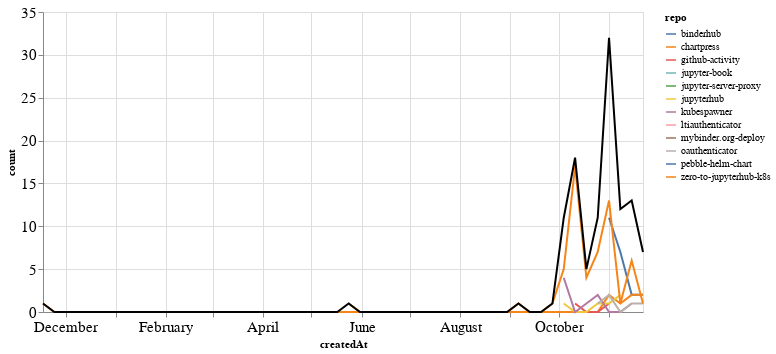

Here is the notebook cell this chart was saved with:
### Markdown cell above
## PRs

### Code cell
prs_time = prs.groupby('repo').resample('W', on='createdAt').count()['author'].reset_index()
prs_time = prs_time.rename(columns={'author': 'count'})
prs_time_total = prs_time.groupby('createdAt').agg({"count": "sum"}).reset_index()

ch1 = alt.Chart(prs_time, width=600).mark_line().encode(
    x='createdAt',
    y='count',
    color='repo',
    tooltip="repo"
)

ch2 = alt.Chart(prs_time_total, width=600).mark_line(color="black").encode(
    x='createdAt',
    y='count',
)

ch1 + ch2

### Figure 1 — Vega-Lite specification as saved in the notebook (floating-point values rounded to 4 significant figures)
{"config": {"axisLeft": {"labelFontSize": 15}, "axisBottom": {"labelFontSize": 15}}, "layer": [{"data": {"name": "data-ed14489e317b84ed5ccae8e58d03bd95"}, "mark": "line", "encoding": {"color": {"type": "nominal", "field": "repo"}, "tooltip": {"type": "nominal", "field": "repo"}, "x": {"type": "temporal", "field": "createdAt"}, "y": {"type": "quantitative", "field": "count"}}, "width": 600}, {"data": {"name": "data-829b924b4d899e0461955c1e6496292c"}, "mark": {"type": "line", "color": "black"}, "encoding": {"x": {"type": "temporal", "field": "createdAt"}, "y": {"type": "quantitative", "field": "count"}}, "width": 600}], "$schema": "https://vega.github.io/schema/vega-lite/v4.8.1.json", "datasets": {"data-ed14489e317b84ed5ccae8e58d03bd95": [{"repo": "binderhub", "createdAt": "2020-11-01T00:00:00", "count": 11}, {"repo": "binderhub", "createdAt": "2020-11-08T00:00:00", "count": 7}, {"repo": "binderhub", "createdAt": "2020-11-15T00:00:00", "count": 2}, {"repo": "binderhub", "createdAt": "2020-11-22T00:00:00", "count": 2}, {"repo": "chartpress", "createdAt": "2019-11-17T00:00:00", "count": 1}, {"repo": "chartpress", "createdAt": "2019-11-24T00:00:00", "count": 0}, {"repo": "chartpress", "createdAt": "2019-12-01T00:00:00", "count": 0}, {"repo": "chartpress", "createdAt": "2019-12-08T00:00:00", "count": 0}, {"repo": "chartpress", "createdAt": "2019-12-15T00:00:00", "count": 0}, {"repo": "chartpress", "createdAt": "2019-12-22T00:00:00", "count": 0}, {"repo": "chartpress", "createdAt": "2019-12-29T00:00:00", "count": 0}, {"repo": "chartpress", "createdAt": "2020-01-05T00:00:00", "count": 0}, {"repo": "chartpress", "createdAt": "2020-01-12T00:00:00", "count": 0}, {"repo": "chartpress", "createdAt": "2020-01-19T00:00:00", "count": 0}, {"repo": "chartpress", "createdAt": "2020-01-26T00:00:00", "count": 0}, {"repo": "chartpress", "createdAt": "2020-02-02T00:00:00", "count": 0}, {"repo": "chartpress", "createdAt": "2020-02-09T00:00:00", "count": 0}, {"repo": "chartpress", "createdAt": "2020-02-16T00:00:00", "count": 0}, {"repo": "chartpress", "createdAt": "2020-02-23T00:00:00", "count": 0}, {"repo": "chartpress", "createdAt": "2020-03-01T00:00:00", "count": 0}, {"repo": "chartpress", "createdAt": "2020-03-08T00:00:00", "count": 0}, {"repo": "chartpress", "createdAt": "2020-03-15T00:00:00", "count": 0}, {"repo": "chartpress", "createdAt": "2020-03-22T00:00:00", "count": 0}, {"repo": "chartpress", "createdAt": "2020-03-29T00:00:00", "count": 0}, {"repo": "chartpress", "createdAt": "2020-04-05T00:00:00", "count": 0}, {"repo": "chartpress", "createdAt": "2020-04-12T00:00:00", "count": 0}, {"repo": "chartpress", "createdAt": "2020-04-19T00:00:00", "count": 0}, {"repo": "chartpress", "createdAt": "2020-04-26T00:00:00", "count": 0}, {"repo": "chartpress", "createdAt": "2020-05-03T00:00:00", "count": 0}, {"repo": "chartpress", "createdAt": "2020-05-10T00:00:00", "count": 0}, {"repo": "chartpress", "createdAt": "2020-05-17T00:00:00", "count": 0}, {"repo": "chartpress", "createdAt": "2020-05-24T00:00:00", "count": 0}, {"repo": "chartpress", "createdAt": "2020-05-31T00:00:00", "count": 0}, {"repo": "chartpress", "createdAt": "2020-06-07T00:00:00", "count": 0}, {"repo": "chartpress", "createdAt": "2020-06-14T00:00:00", "count": 0}, {"repo": "chartpress", "createdAt": "2020-06-21T00:00:00", "count": 0}, {"repo": "chartpress", "createdAt": "2020-06-28T00:00:00", "count": 0}, {"repo": "chartpress", "createdAt": "2020-07-05T00:00:00", "count": 0}, {"repo": "chartpress", "createdAt": "2020-07-12T00:00:00", "count": 0}, {"repo": "chartpress", "createdAt": "2020-07-19T00:00:00", "count": 0}, {"repo": "chartpress", "createdAt": "2020-07-26T00:00:00", "count": 0}, {"repo": "chartpress", "createdAt": "2020-08-02T00:00:00", "count": 0}, {"repo": "chartpress", "createdAt": "2020-08-09T00:00:00", "count": 0}, {"repo": "chartpress", "createdAt": "2020-08-16T00:00:00", "count": 0}, {"repo": "chartpress", "createdAt": "2020-08-23T00:00:00", "count": 0}, {"repo": "chartpress", "createdAt": "2020-08-30T00:00:00", "count": 0}, {"repo": "chartpress", "createdAt": "2020-09-06T00:00:00", "count": 0}, {"repo": "chartpress", "createdAt": "2020-09-13T00:00:00", "count": 0}, {"repo": "chartpress", "createdAt": "2020-09-20T00:00:00", "count": 0}, {"repo": "chartpress", "createdAt": "2020-09-27T00:00:00", "count": 0}, {"repo": "chartpress", "createdAt": "2020-10-04T00:00:00", "count": 0}, {"repo": "chartpress", "createdAt": "2020-10-11T00:00:00", "count": 0}, {"repo": "chartpress", "createdAt": "2020-10-18T00:00:00", "count": 0}, {"repo": "chartpress", "createdAt": "2020-10-25T00:00:00", "count": 0}, {"repo": "chartpress", "createdAt": "2020-11-01T00:00:00", "count": 2}, {"repo": "chartpress", "createdAt": "2020-11-08T00:00:00", "count": 1}, {"repo": "chartpress", "createdAt": "2020-11-15T00:00:00", "count": 2}, {"repo": "chartpress", "createdAt": "2020-11-22T00:00:00", "count": 2}, {"repo": "github-activity", "createdAt": "2020-10-11T00:00:00", "count": 1}, {"repo": "github-activity", "createdAt": "2020-10-18T00:00:00", "count": 0}, {"repo": "github-activity", "createdAt": "2020-10-25T00:00:00", "count": 0}, {"repo": "github-activity", "createdAt": "2020-11-01T00:00:00", "count": 1}, {"repo": "jupyter-book", "createdAt": "2020-10-04T00:00:00", "count": 1}, {"repo": "jupyter-server-proxy", "createdAt": "2020-11-22T00:00:00", "count": 1}, {"repo": "jupyterhub", "createdAt": "2020-10-04T00:00:00", "count": 1}, {"repo": "jupyterhub", "createdAt": "2020-10-11T00:00:00", "count": 0}, {"repo": "jupyterhub", "createdAt": "2020-10-18T00:00:00", "count": 0}, {"repo": "jupyterhub", "createdAt": "2020-10-25T00:00:00", "count": 1}, {"repo": "jupyterhub", "createdAt": "2020-11-01T00:00:00", "count": 1}, {"repo": "jupyterhub", "createdAt": "2020-11-08T00:00:00", "count": 2}, {"repo": "kubespawner", "createdAt": "2020-10-04T00:00:00", "count": 4}, {"repo": "kubespawner", "createdAt": "2020-10-11T00:00:00", "count": 0}, {"repo": "kubespawner", "createdAt": "2020-10-18T00:00:00", "count": 1}, {"repo": "kubespawner", "createdAt": "2020-10-25T00:00:00", "count": 2}, {"repo": "kubespawner", "createdAt": "2020-11-01T00:00:00", "count": 0}, {"repo": "kubespawner", "createdAt": "2020-11-08T00:00:00", "count": 0}, {"repo": "kubespawner", "createdAt": "2020-11-15T00:00:00", "count": 1}, {"repo": "ltiauthenticator", "createdAt": "2020-11-15T00:00:00", "count": 1}, {"repo": "mybinder.org-deploy", "createdAt": "2020-11-01T00:00:00", "count": 2}, {"repo": "oauthenticator", "createdAt": "2020-10-25T00:00:00", "count": 1}, {"repo": "oauthenticator", "createdAt": "2020-11-01T00:00:00", "count": 2}, {"repo": "oauthenticator", "createdAt": "2020-11-08T00:00:00", "count": 0}, {"repo": "oauthenticator", "createdAt": "2020-11-15T00:00:00", "count": 1}, {"repo": "oauthenticator", "createdAt": "2020-11-22T00:00:00", "count": 1}, {"repo": "pebble-helm-chart", "createdAt": "2020-11-08T00:00:00", "count": 1}, {"repo": "zero-to-jupyterhub-k8s", "createdAt": "2020-05-24T00:00:00", "count": 1}, {"repo": "zero-to-jupyterhub-k8s", "createdAt": "2020-05-31T00:00:00", "count": 0}, {"repo": "zero-to-jupyterhub-k8s", "createdAt": "2020-06-07T00:00:00", "count": 0}, {"repo": "zero-to-jupyterhub-k8s", "createdAt": "2020-06-14T00:00:00", "count": 0}, {"repo": "zero-to-jupyterhub-k8s", "createdAt": "2020-06-21T00:00:00", "count": 0}, {"repo": "zero-to-jupyterhub-k8s", "createdAt": "2020-06-28T00:00:00", "count": 0}, {"repo": "zero-to-jupyterhub-k8s", "createdAt": "2020-07-05T00:00:00", "count": 0}, {"repo": "zero-to-jupyterhub-k8s", "createdAt": "2020-07-12T00:00:00", "count": 0}, {"repo": "zero-to-jupyterhub-k8s", "createdAt": "2020-07-19T00:00:00", "count": 0}, {"repo": "zero-to-jupyterhub-k8s", "createdAt": "2020-07-26T00:00:00", "count": 0}, {"repo": "zero-to-jupyterhub-k8s", "createdAt": "2020-08-02T00:00:00", "count": 0}, {"repo": "zero-to-jupyterhub-k8s", "createdAt": "2020-08-09T00:00:00", "count": 0}, {"repo": "zero-to-jupyterhub-k8s", "createdAt": "2020-08-16T00:00:00", "count": 0}, {"repo": "zero-to-jupyterhub-k8s", "createdAt": "2020-08-23T00:00:00", "count": 0}, {"repo": "zero-to-jupyterhub-k8s", "createdAt": "2020-08-30T00:00:00", "count": 0}, {"repo": "zero-to-jupyterhub-k8s", "createdAt": "2020-09-06T00:00:00", "count": 1}, {"repo": "zero-to-jupyterhub-k8s", "createdAt": "2020-09-13T00:00:00", "count": 0}, {"repo": "zero-to-jupyterhub-k8s", "createdAt": "2020-09-20T00:00:00", "count": 0}, {"repo": "zero-to-jupyterhub-k8s", "createdAt": "2020-09-27T00:00:00", "count": 1}, {"repo": "zero-to-jupyterhub-k8s", "createdAt": "2020-10-04T00:00:00", "count": 5}, {"repo": "zero-to-jupyterhub-k8s", "createdAt": "2020-10-11T00:00:00", "count": 17}, {"repo": "zero-to-jupyterhub-k8s", "createdAt": "2020-10-18T00:00:00", "count": 4}, {"repo": "zero-to-jupyterhub-k8s", "createdAt": "2020-10-25T00:00:00", "count": 7}, {"repo": "zero-to-jupyterhub-k8s", "createdAt": "2020-11-01T00:00:00", "count": 13}, {"repo": "zero-to-jupyterhub-k8s", "createdAt": "2020-11-08T00:00:00", "count": 1}, {"repo": "zero-to-jupyterhub-k8s", "createdAt": "2020-11-15T00:00:00", "count": 6}, {"repo": "zero-to-jupyterhub-k8s", "createdAt": "2020-11-22T00:00:00", "count": 1}], "data-829b924b4d899e0461955c1e6496292c": [{"createdAt": "2019-11-17T00:00:00", "count": 1}, {"createdAt": "2019-11-24T00:00:00", "count": 0}, {"createdAt": "2019-12-01T00:00:00", "count": 0}, {"createdAt": "2019-12-08T00:00:00", "count": 0}, {"createdAt": "2019-12-15T00:00:00", "count": 0}, {"createdAt": "2019-12-22T00:00:00", "count": 0}, {"createdAt": "2019-12-29T00:00:00", "count": 0}, {"createdAt": "2020-01-05T00:00:00", "count": 0}, {"createdAt": "2020-01-12T00:00:00", "count": 0}, {"createdAt": "2020-01-19T00:00:00", "count": 0}, {"createdAt": "2020-01-26T00:00:00", "count": 0}, {"createdAt": "2020-02-02T00:00:00", "count": 0}, {"createdAt": "2020-02-09T00:00:00", "count": 0}, {"createdAt": "2020-02-16T00:00:00", "count": 0}, {"createdAt": "2020-02-23T00:00:00", "count": 0}, {"createdAt": "2020-03-01T00:00:00", "count": 0}, {"createdAt": "2020-03-08T00:00:00", "count": 0}, {"createdAt": "2020-03-15T00:00:00", "count": 0}, {"createdAt": "2020-03-22T00:00:00", "count": 0}, {"createdAt": "2020-03-29T00:00:00", "count": 0}, {"createdAt": "2020-04-05T00:00:00", "count": 0}, {"createdAt": "2020-04-12T00:00:00", "count": 0}, {"createdAt": "2020-04-19T00:00:00", "count": 0}, {"createdAt": "2020-04-26T00:00:00", "count": 0}, {"createdAt": "2020-05-03T00:00:00", "count": 0}, {"createdAt": "2020-05-10T00:00:00", "count": 0}, {"createdAt": "2020-05-17T00:00:00", "count": 0}, {"createdAt": "2020-05-24T00:00:00", "count": 1}, {"createdAt": "2020-05-31T00:00:00", "count": 0}, {"createdAt": "2020-06-07T00:00:00", "count": 0}, {"createdAt": "2020-06-14T00:00:00", "count": 0}, {"createdAt": "2020-06-21T00:00:00", "count": 0}, {"createdAt": "2020-06-28T00:00:00", "count": 0}, {"createdAt": "2020-07-05T00:00:00", "count": 0}, {"createdAt": "2020-07-12T00:00:00", "count": 0}, {"createdAt": "2020-07-19T00:00:00", "count": 0}, {"createdAt": "2020-07-26T00:00:00", "count": 0}, {"createdAt": "2020-08-02T00:00:00", "count": 0}, {"createdAt": "2020-08-09T00:00:00", "count": 0}, {"createdAt": "2020-08-16T00:00:00", "count": 0}, {"createdAt": "2020-08-23T00:00:00", "count": 0}, {"createdAt": "2020-08-30T00:00:00", "count": 0}, {"createdAt": "2020-09-06T00:00:00", "count": 1}, {"createdAt": "2020-09-13T00:00:00", "count": 0}, {"createdAt": "2020-09-20T00:00:00", "count": 0}, {"createdAt": "2020-09-27T00:00:00", "count": 1}, {"createdAt": "2020-10-04T00:00:00", "count": 11}, {"createdAt": "2020-10-11T00:00:00", "count": 18}, {"createdAt": "2020-10-18T00:00:00", "count": 5}, {"createdAt": "2020-10-25T00:00:00", "count": 11}, {"createdAt": "2020-11-01T00:00:00", "count": 32}, {"createdAt": "2020-11-08T00:00:00", "count": 12}, {"createdAt": "2020-11-15T00:00:00", "count": 13}, {"createdAt": "2020-11-22T00:00:00", "count": 7}]}}
